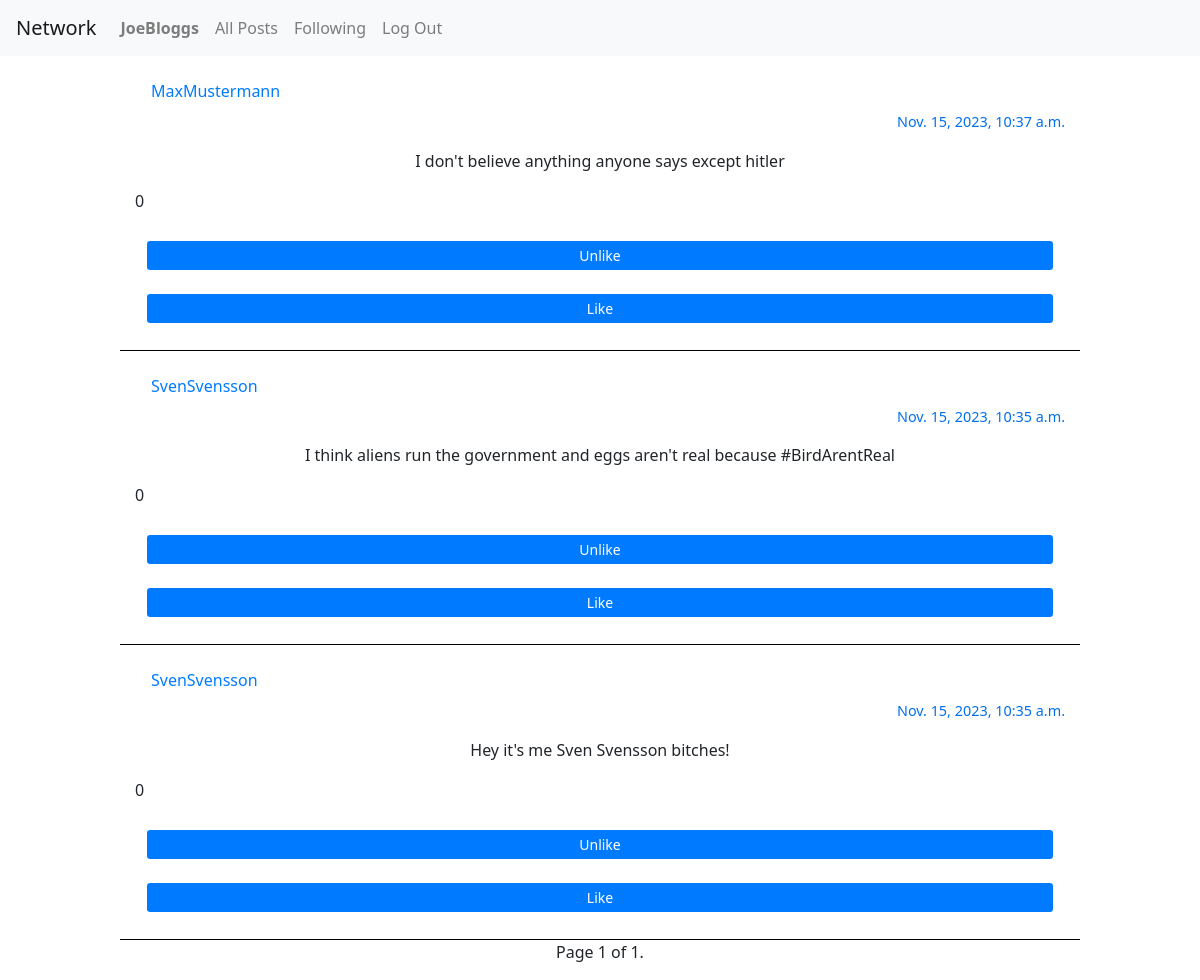
Before: /following (signed in) with the older database file.
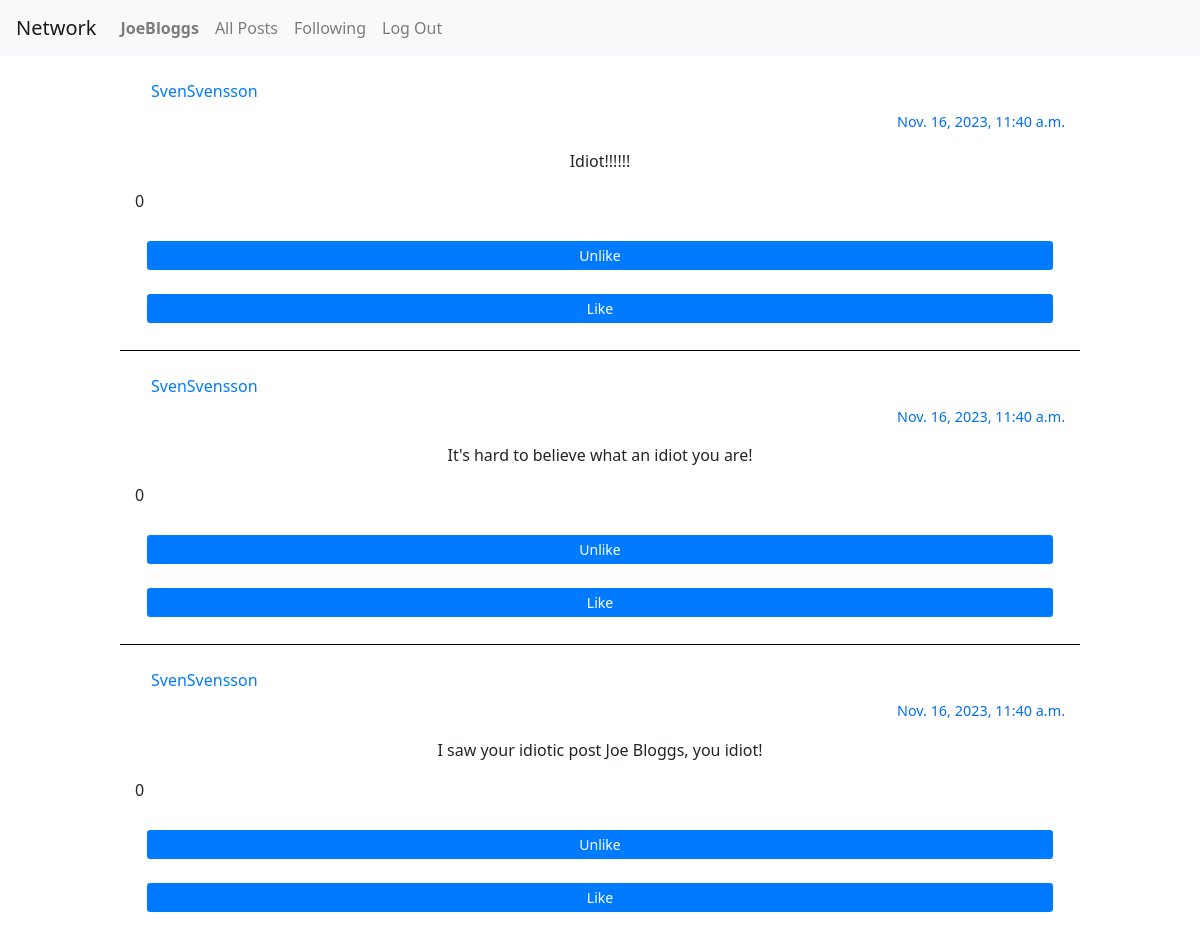
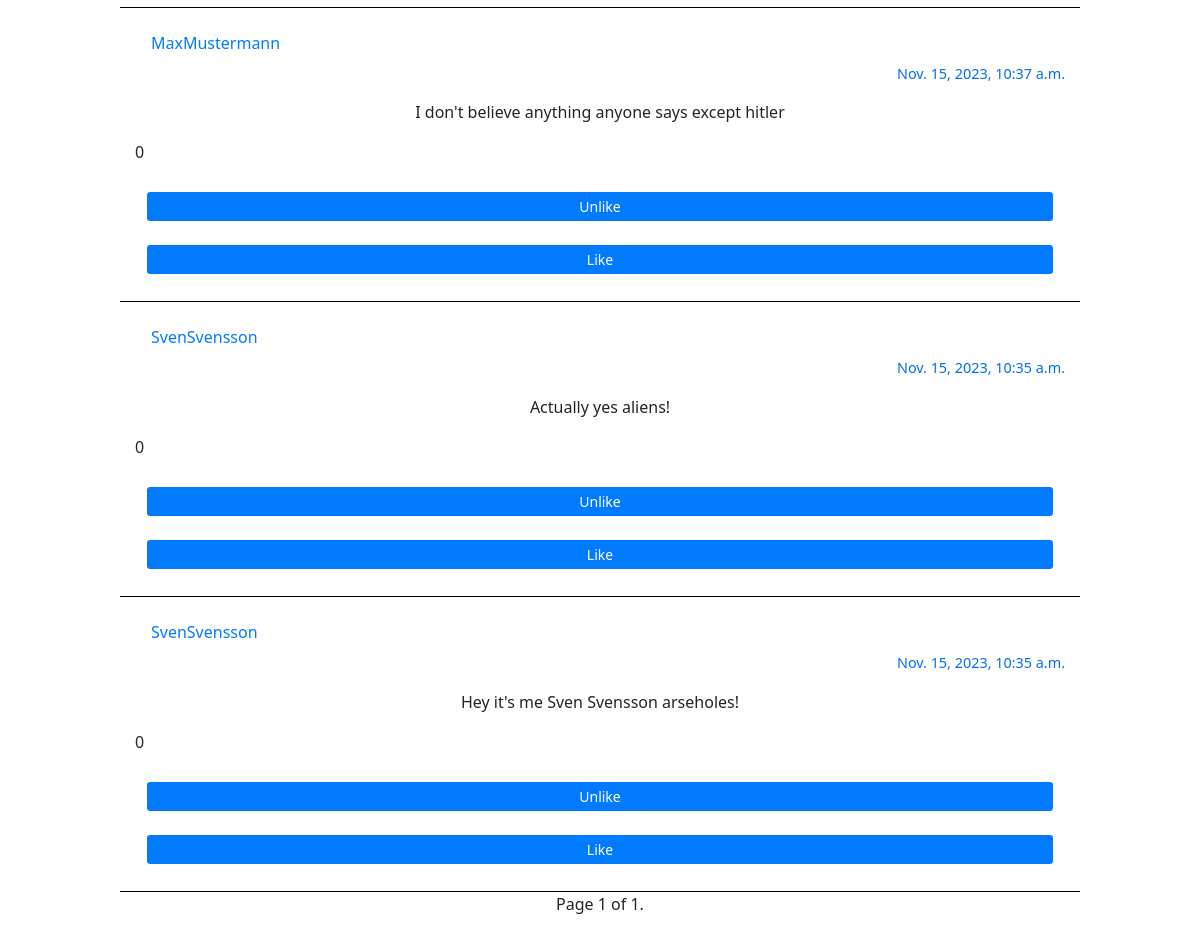
After: the same page with the newer database file (2 pictures, top to bottom).
### network/models.py (models this page shows)
class Post(models.Model):
    user = models.ForeignKey("User", on_delete=models.CASCADE, related_name="posts")
    body = models.TextField(blank=True)
    timestamp = models.DateTimeField(auto_now_add=True)
    likes = models.ManyToManyField("User", blank=True, related_name="liked_posts")

class User(AbstractUser):
    following = models.ManyToManyField("self", symmetrical=False, blank=True,related_name="followers")

### network/views.py (the view)
# urls.py: path("following", views.following, name="following"),
@login_required
def following(request):
        if request.user.is_authenticated:
            current_user = User.objects.get(id = request.user.id)
            followed_users = current_user.following.all()
            followed_posts = Post.objects.filter(user__in=followed_users).order_by('-timestamp')
            paginator = Paginator(followed_posts, 10) # 10 posts per page
            page_number = request.GET.get('page')
            page_obj = paginator.get_page(page_number)
            return render(request, "network/following.html", {
                "page_obj": page_obj,
                "followed_posts": followed_posts
            })

### network/templates/network/following.html (shortened to what this page needs)
{% extends "network/layout.html" %}
{% block body %}
    {% for post in page_obj %}
    <div id="{{ post.id }}" class="post-container">
        <a class="nav-link active" id="user-profile" href="/profile/{{ post.user }}">{{ post.user }}</a>
        <p class="post-timestamp">{{ post.timestamp }}</p>
        <p class="post-body">{{ post.body }}</p>
        <p id="post-likes" class="post-likes">{{ post.likes.count }}</p>
        <button type="button" class="btn btn-primary btn-sm unlike-post-button">Unlike</button>
        <button type="button" class="btn btn-primary btn-sm like-post-button">Like</button>
    </div>
    {% endfor %}
    <ul class="pagination">
        <span class="current">
            Page {{ page_obj.number }} of {{ page_obj.paginator.num_pages }}.
        </span>
    </ul>
{% endblock %}

Changed rows visible on the page:
added Post: user "SvenSvensson", timestamp "Nov. 16, 2023, 11:40 a.m.", body "Idiot!!!!!!", likes.count "0"
added Post: user "SvenSvensson", timestamp "Nov. 16, 2023, 11:40 a.m.", body "It's hard to believe what an idiot you are!", likes.count "0"
added Post: user "SvenSvensson", timestamp "Nov. 16, 2023, 11:40 a.m.", body "I saw your idiotic post Joe Bloggs, you idiot!", likes.count "0"
changed Post: body "I think aliens run the government and eggs aren't real because #BirdArentReal" → "Actually yes aliens!"
changed Post: body "Hey it's me Sven Svensson bitches!" → "Hey it's me Sven Svensson arseholes!"
